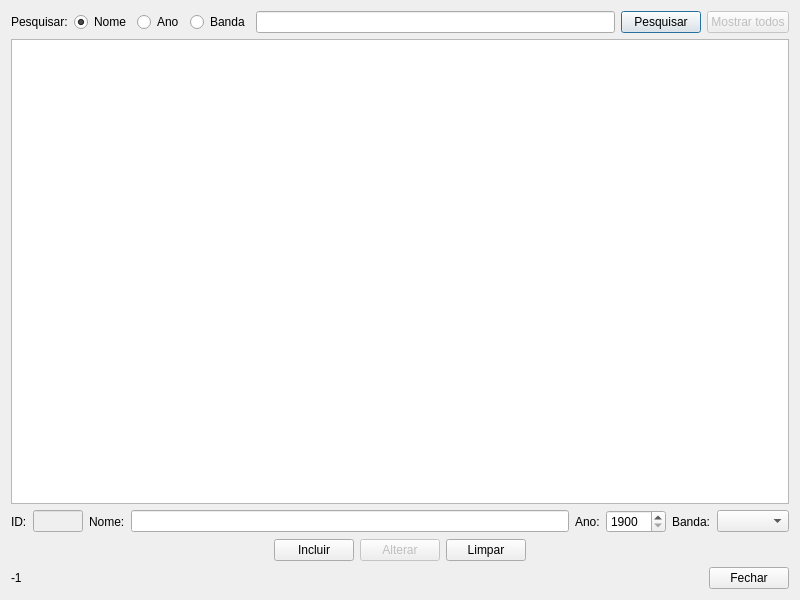
<?xml version="1.0" encoding="UTF-8"?>
<ui version="4.0">
 <class>form_album</class>
 <widget class="QDialog" name="form_album">
  <property name="geometry">
   <rect>
    <x>0</x>
    <y>0</y>
    <width>800</width>
    <height>600</height>
   </rect>
  </property>
  <property name="windowTitle">
   <string>Álbuns - Limus :: Livros e músicas</string>
  </property>
  <property name="windowIcon">
   <iconset resource="arquivos.qrc">
    <normaloff>:/imagens/imagens/icone.png</normaloff>:/imagens/imagens/icone.png</iconset>
  </property>
  <layout class="QGridLayout" name="gridLayout">
   <item row="0" column="0">
    <layout class="QHBoxLayout" name="horizontalLayout">
     <item>
      <widget class="QLabel" name="label">
       <property name="text">
        <string>Pesquisar:</string>
       </property>
      </widget>
     </item>
     <item>
      <widget class="QRadioButton" name="radioButton_nome">
       <property name="text">
        <string>Nome</string>
       </property>
       <property name="checked">
        <bool>true</bool>
       </property>
      </widget>
     </item>
     <item>
      <widget class="QRadioButton" name="radioButton_ano">
       <property name="text">
        <string>Ano</string>
       </property>
      </widget>
     </item>
     <item>
      <widget class="QRadioButton" name="radioButton_banda">
       <property name="text">
        <string>Banda</string>
       </property>
      </widget>
     </item>
     <item>
      <widget class="QLineEdit" name="lineEdit_pesquisar"/>
     </item>
     <item>
      <widget class="QPushButton" name="pushButton_pesquisar">
       <property name="text">
        <string>Pesquisar</string>
       </property>
      </widget>
     </item>
     <item>
      <widget class="QPushButton" name="pushButton_mostrar_todos">
       <property name="enabled">
        <bool>false</bool>
       </property>
       <property name="text">
        <string>Mostrar todos</string>
       </property>
      </widget>
     </item>
    </layout>
   </item>
   <item row="1" column="0">
    <widget class="QTableWidget" name="tableWidget_album"/>
   </item>
   <item row="2" column="0">
    <layout class="QHBoxLayout" name="horizontalLayout_2">
     <item>
      <widget class="QLabel" name="label_2">
       <property name="text">
        <string>ID:</string>
       </property>
      </widget>
     </item>
     <item>
      <widget class="QLineEdit" name="lineEdit_id">
       <property name="enabled">
        <bool>false</bool>
       </property>
       <property name="maximumSize">
        <size>
         <width>50</width>
         <height>16777215</height>
        </size>
       </property>
      </widget>
     </item>
     <item>
      <widget class="QLabel" name="label_3">
       <property name="text">
        <string>Nome:</string>
       </property>
      </widget>
     </item>
     <item>
      <widget class="QLineEdit" name="lineEdit_nome"/>
     </item>
     <item>
      <widget class="QLabel" name="label_4">
       <property name="text">
        <string>Ano:</string>
       </property>
      </widget>
     </item>
     <item>
      <widget class="QSpinBox" name="spinBox_ano">
       <property name="minimumSize">
        <size>
         <width>60</width>
         <height>0</height>
        </size>
       </property>
       <property name="minimum">
        <number>1900</number>
       </property>
       <property name="maximum">
        <number>2100</number>
       </property>
       <property name="value">
        <number>1900</number>
       </property>
      </widget>
     </item>
     <item>
      <widget class="QLabel" name="label_5">
       <property name="text">
        <string>Banda:</string>
       </property>
      </widget>
     </item>
     <item>
      <widget class="QComboBox" name="comboBox_banda"/>
     </item>
    </layout>
   </item>
   <item row="3" column="0">
    <layout class="QHBoxLayout" name="horizontalLayout_4">
     <item>
      <spacer name="horizontalSpacer_2">
       <property name="orientation">
        <enum>Qt::Horizontal</enum>
       </property>
       <property name="sizeHint" stdset="0">
        <size>
         <width>40</width>
         <height>20</height>
        </size>
       </property>
      </spacer>
     </item>
     <item>
      <widget class="QPushButton" name="pushButton_incluir">
       <property name="text">
        <string>Incluir</string>
       </property>
      </widget>
     </item>
     <item>
      <widget class="QPushButton" name="pushButton_alterar">
       <property name="enabled">
        <bool>false</bool>
       </property>
       <property name="text">
        <string>Alterar</string>
       </property>
      </widget>
     </item>
     <item>
      <widget class="QPushButton" name="pushButton_limpar">
       <property name="text">
        <string>Limpar</string>
       </property>
      </widget>
     </item>
     <item>
      <spacer name="horizontalSpacer_3">
       <property name="orientation">
        <enum>Qt::Horizontal</enum>
       </property>
       <property name="sizeHint" stdset="0">
        <size>
         <width>40</width>
         <height>20</height>
        </size>
       </property>
      </spacer>
     </item>
    </layout>
   </item>
   <item row="4" column="0">
    <layout class="QHBoxLayout" name="horizontalLayout_3">
     <item>
      <widget class="QLabel" name="label_selected_row">
       <property name="text">
        <string>-1</string>
       </property>
      </widget>
     </item>
     <item>
      <spacer name="horizontalSpacer">
       <property name="orientation">
        <enum>Qt::Horizontal</enum>
       </property>
       <property name="sizeHint" stdset="0">
        <size>
         <width>40</width>
         <height>20</height>
        </size>
       </property>
      </spacer>
     </item>
     <item>
      <widget class="QPushButton" name="pushButton_fechar">
       <property name="text">
        <string>Fechar</string>
       </property>
      </widget>
     </item>
    </layout>
   </item>
  </layout>
 </widget>
 <resources>
  <include location="arquivos.qrc"/>
 </resources>
 <connections/>
</ui>
